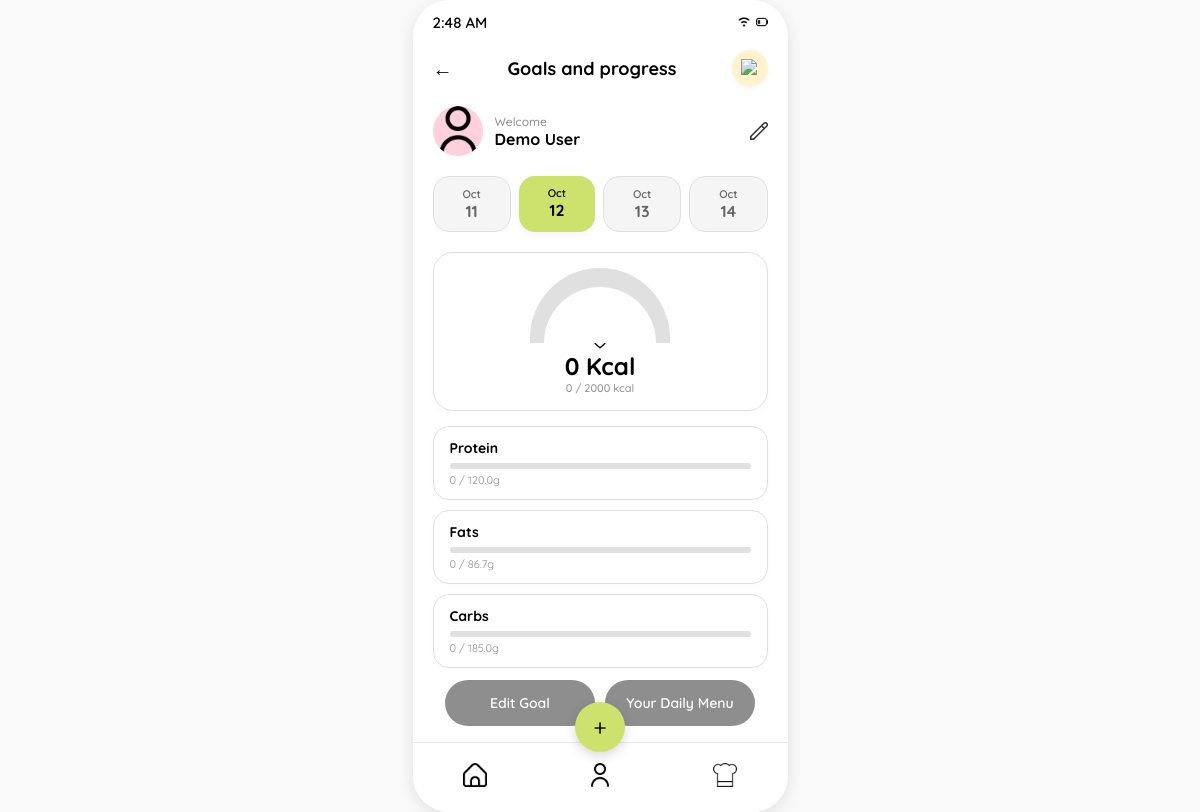
Screenshot of /dashboard?date=2026-10-12 with the database file from the repository.
### tables this page shows
CREATE TABLE goals (
            id INTEGER PRIMARY KEY AUTOINCREMENT,
            user_id INTEGER NOT NULL UNIQUE,
            calories INTEGER NOT NULL,
            protein_percent INTEGER NOT NULL,
            carbohydrate_percent INTEGER NOT NULL,
            fat_percent INTEGER NOT NULL,
            protein_grams REAL NOT NULL,
            carbohydrate_grams REAL NOT NULL,
            fat_grams REAL NOT NULL,
            updated_at TEXT NOT NULL DEFAULT CURRENT_TIMESTAMP,
            FOREIGN KEY (user_id) REFERENCES users(id) ON DELETE CASCADE
        );

### app.py (the view)
@app.route("/dashboard", methods=["GET", "POST"])
def dashboard():
    selected_day, date_options = get_compact_date_options(request.args.get("date"))
    selected_date = selected_day.isoformat()
    goal_targets = {
        "calories": 0,
        "protein": 0,
        "fats": 0,
        "carbs": 0,
    }
    consumed = {"calories": 0.0, "protein": 0.0, "fats": 0.0, "carbs": 0.0}
    profile_name = None
    with get_database_connection() as connection:
        user_id = get_food_user_id(connection)
        goal = None
        if user_id is not None:
            goal = connection.execute(
                """
                SELECT calories, protein_grams, carbohydrate_grams, fat_grams
                FROM goals
                WHERE user_id = ?
                """,
                (user_id,),
            ).fetchone()
            consumed = get_daily_nutrition_totals(connection, user_id, selected_date)
            profile_row = get_saved_profile(connection, user_id)
            profile_name = profile_row["name"] if profile_row is not None else None
    if goal is not None:
        goal_targets = {
            "calories": goal["calories"],
            "protein": goal["protein_grams"],
            "fats": goal["fat_grams"],
            "carbs": goal["carbohydrate_grams"],
        }
    consumed_display = {
        nutrient: format_nutrition_value(value) for nutrient, value in consumed.items()
    }
    progress = {
        "calories": calculate_progress(consumed["calories"], goal_targets["calories"]),
        "protein": calculate_progress(consumed["protein"], goal_targets["protein"]),
        "fats": calculate_progress(consumed["fats"], goal_targets["fats"]),
        "carbs": calculate_progress(consumed["carbs"], goal_targets["carbs"]),
    }
    return render_template(
        "dashboard.html",
        selected_date=selected_date,
        date_options=date_options,
        goal_targets=goal_targets,
        consumed=consumed,
        consumed_display=consumed_display,
        progress=progress,
        profile_name=profile_name or "Demo User",
    )

### app.py (called while the page is built)
def get_database_connection():
    return open_database_connection(app.config["DATABASE"])

def active_demo_user_id():
    user_id = session.get("user_id")
    if user_id is None:
        return None
    with get_database_connection() as connection:
        user = connection.execute(
            "SELECT id FROM users WHERE id = ?", (user_id,)
        ).fetchone()
    return user["id"] if user is not None else None

def get_food_user_id(connection):
    session_user_id = active_demo_user_id()
    if session_user_id is not None:
        return session_user_id
    users = connection.execute("SELECT id FROM users ORDER BY id LIMIT 2").fetchall()
    return users[0]["id"] if len(users) == 1 else None

def get_daily_nutrition_totals(connection, user_id, meal_date):
    totals = {"calories": 0.0, "protein": 0.0, "fats": 0.0, "carbs": 0.0}
    if user_id is None:
        return totals
    row = connection.execute(
        """
        SELECT COALESCE(SUM(calories), 0) AS calories,
               COALESCE(SUM(protein_grams), 0) AS protein,
               COALESCE(SUM(fat_grams), 0) AS fats,
               COALESCE(SUM(carbohydrate_grams), 0) AS carbs
        FROM meal_logs
        WHERE user_id = ? AND meal_date = ?
        """,
        (user_id, meal_date),
    ).fetchone()
    return {name: float(row[name]) for name in totals}

def format_nutrition_value(value):
    value = float(value)
    return str(int(value)) if value.is_integer() else f"{value:.1f}"

def calculate_progress(consumed, target):
    target = float(target)
    if target <= 0:
        return 0
    return min(100, round((float(consumed) / target) * 100, 1))

def get_compact_date_options(requested_date):
    try:
        selected_date = (
            date.fromisoformat(requested_date) if requested_date else date.today()
        )
    except (TypeError, ValueError):
        selected_date = date.today()
    date_options = []
    for offset in (-1, 0, 1, 2):
        option_date = selected_date + timedelta(days=offset)
        date_options.append(
            {
                "value": option_date.isoformat(),
                "month": option_date.strftime("%b"),
                "day": option_date.day,
                "is_selected": option_date == selected_date,
            }
        )
    return selected_date, date_options

### templates/dashboard.html (shortened to what this page needs)
<!DOCTYPE html>
<html lang="en">
<head>
    <link rel="stylesheet" href="{{ url_for('static', filename='style.css') }}">
</head>
<body>
    <div class="phone-screen" style="justify-content: flex-start; padding: 25px 20px; position: relative;">
        <div class="status-bar">
            <span id="live-est-clock">9:41</span>
            <div class="icons">
                <img src="{{ url_for('static', filename='wifi.png') }}" alt="Wi-Fi">
                <img src="{{ url_for('static', filename='battery.png') }}" alt="Battery">
            </div>
        </div>
        <div
            style="display: flex; justify-content: space-between; align-items: center; width: 100%; margin-top: 25px; margin-bottom: 20px;">
            <a href="{{ url_for('goal') }}"
                style="font-size: 20px; color: #000; text-decoration: none; font-weight: bold;">←</a>
            <h2 style="font-size: 18px; font-weight: 700; margin: 0; color: #000000;">Goals and progress</h2>
            <a href="{{ url_for('notifications') }}" style="text-decoration: none; display: flex;">
                <div
                    style="background: #FFF3CD; border-radius: 50%; width: 36px; height: 36px; display: flex; align-items: center; justify-content: center; box-shadow: 0 2px 5px rgba(0,0,0,0.05);">
                    <img src="{{ url_for('static', filename='bell.png') }}" alt="Notification Bell"
                        style="width: 18px; height: 18px; object-fit: contain;">
                </div>
            </a>
        </div>
        <a href="{{ url_for('profile') }}"
            style="display: flex; align-items: center; width: 100%; margin-bottom: 20px; position: relative; text-decoration: none;">
            <div
                style="width: 50px; height: 50px; border-radius: 50%; overflow: hidden; margin-right: 12px; background: #FFD1DC; display: flex; align-items: center; justify-content: center;">
                <img src="{{ url_for('static', filename='user-3.png') }}" alt="Profile Avatar"
                    style="width: 100%; height: 100%; object-fit: cover;">
            </div>
            <div>
                <div style="font-size: 12px; color: #8F8E8E; font-weight: 500;">Welcome</div>
                <div style="font-size: 16px; font-weight: 700; color: #000;">{{ profile_name }}</div>
            </div>
            <div style="position: absolute; right: 0; display: flex; align-items: center; justify-content: center;">
                <img src="{{ url_for('static', filename='pencil.png') }}" alt="Edit Profile"
                    style="width: 18px; height: 18px; object-fit: contain; opacity: 0.8;">
            </div>
        </a>
        <div style="display: flex; justify-content: space-between; width: 100%; margin-bottom: 20px; gap: 8px;">
            {% for date_option in date_options %}
            <a href="{{ url_for('dashboard', date=date_option.value) }}"
                style="text-decoration: none; flex: 1; background: {% if date_option.is_selected %}#CDE26D{% else %}#F5F5F5{% endif %}; border-radius: 16px; padding: 10px 0; text-align: center; border: {% if date_option.is_selected %}none{% else %}1px solid #E0E0E0{% endif %}; box-shadow: {% if date_option.is_selected %}0 2px 8px rgba(0,0,0,0.05){% else %}none{% endif %};">
                <div
                    style="font-size: 11px; color: {% if date_option.is_selected %}#000{% else %}#666{% endif %}; font-weight: 600;">
                    {{ date_option.month }}</div>
                <div
                    style="font-size: 16px; color: {% if date_option.is_selected %}#000{% else %}#666{% endif %}; font-weight: 700;">
                    {{ date_option.day }}</div>
            </a>
            {% endfor %}
        </div>
        <div
            style="background: #ffffff; border: 1.5px solid #E0E0E0; border-radius: 20px; padding: 15px; width: 100%; display: flex; flex-direction: column; align-items: center; margin-bottom: 15px; box-shadow: 0 4px 10px rgba(0,0,0,0.02); position: relative; box-sizing: border-box;">
            <div style="
                width: 140px;
                height: 75px;
                border-top-left-radius: 75px;
                border-top-right-radius: 75px;
                background: conic-gradient(
                    from 270deg at 50% 100%,
                    {% if progress.calories >= 100 %}#CDE26D{% else %}#FFCC00{% endif %} 0deg,
                    {% if progress.calories >= 100 %}#CDE26D{% else %}#FFCC00{% endif %} {{ (progress.calories * 1.8)|round(1) }}deg,
                    #E0E0E0 {{ (progress.calories * 1.8)|round(1) }}deg,
                    #E0E0E0 360deg
                );
                position: relative;
                display: flex;
                align-items: flex-end;
                justify-content: center;
            ">
                <div
                    style="width: 112px; height: 56px; border-top-left-radius: 56px; border-top-right-radius: 56px; background: #ffffff;">
                </div>
            </div>
            <div style="display: flex; align-items: center; gap: 4px; margin-top: -10px;">
            </div>
            <div style="font-size: 24px; font-weight: 800; color: #000; margin-top: 2px;">{{ consumed_display.calories
                }} Kcal</div>
            <div style="font-size: 11px; color: #8F8E8E; font-weight: 500;">{{ consumed_display.calories }} / {{
                goal_targets.calories }} kcal</div>
        </div>
        <div style="width: 100%; display: flex; flex-direction: column; gap: 10px; margin-bottom: 15px;">
            <div
                style="background: #ffffff; border: 1.5px solid #E0E0E0; border-radius: 16px; padding: 12px 16px; box-shadow: 0 2px 6px rgba(0,0,0,0.02);">
                <div
                    style="display: flex; justify-content: space-between; font-size: 14px; font-weight: 700; color: #000; margin-bottom: 6px;">
                    <span>Protein</span>
                </div>
                <div
                    style="background: #E0E0E0; border-radius: 4px; height: 6px; width: 100%; overflow: hidden; margin-bottom: 4px;">
                </div>
                <div style="font-size: 11px; color: #8F8E8E;">{{ consumed_display.protein }} / {{ goal_targets.protein
                    }}g</div>
            </div>
            <div
                style="background: #ffffff; border: 1.5px solid #E0E0E0; border-radius: 16px; padding: 12px 16px; box-shadow: 0 2px 6px rgba(0,0,0,0.02);">
                <div
                    style="display: flex; justify-content: space-between; font-size: 14px; font-weight: 700; color: #000; margin-bottom: 6px;">
                    <span>Fats</span>
                </div>
                <div
                    style="background: #E0E0E0; border-radius: 4px; height: 6px; width: 100%; overflow: hidden; margin-bottom: 4px;">
                </div>
                <div style="font-size: 11px; color: #8F8E8E;">{{ consumed_display.fats }} / {{ goal_targets.fats }}g
                </div>
            </div>
            <div
                style="background: #ffffff; border: 1.5px solid #E0E0E0; border-radius: 16px; padding: 12px 16px; box-shadow: 0 2px 6px rgba(0,0,0,0.02);">
                <div
                    style="display: flex; justify-content: space-between; font-size: 14px; font-weight: 700; color: #000; margin-bottom: 6px;">
                    <span>Carbs</span>
                </div>
                <div
                    style="background: #E0E0E0; border-radius: 4px; height: 6px; width: 100%; overflow: hidden; margin-bottom: 4px;">
                </div>
                <div style="font-size: 11px; color: #8F8E8E;">{{ consumed_display.carbs }} / {{ goal_targets.carbs }}g
                </div>
            </div>
        </div>
        <div style="display: flex; gap: 10px; width: 100%; max-width: 330px; margin: -3px auto; padding: 0 10px;">
            <a href="{{ url_for('set_goals') }}"
                style="flex: 1; background-color: #8F8E8E; color: #ffffff; font-size: 14px; font-weight: 600; padding: 14px 10px; border: none; border-radius: 25px; text-align: center; text-decoration: none; display: inline-block;">Edit
                Goal</a>
            <a href="{{ url_for('daily_menu', date=selected_date, meal='Breakfast') }}"
                style="flex: 1; background-color: #8F8E8E; color: #ffffff; font-size: 14px; font-weight: 600; padding: 14px 10px; border: none; border-radius: 25px; text-align: center; text-decoration: none; display: inline-block;">Your
                Daily Menu</a>
        </div>
        <div class="bottom-nav">
            <a href="{{ url_for('dashboard') }}"><img src="{{ url_for('static', filename='home.png') }}" alt="Home"
                    class="nav-icon"></a>
            <a href="{{ url_for('profile') }}"><img src="{{ url_for('static', filename='user-3.png') }}" alt="Profile"
                    class="nav-icon"></a>
            <a href="{{ url_for('food_library') }}"><img src="{{ url_for('static', filename='hat-chef.png') }}"
                    alt="Chef" class="nav-icon"></a>
        </div>
        <a href="{{ url_for('log_meal') }}" class="floating-add-btn">+</a>
    </div>
</body>
</html>

### static/style.css (style rules this page uses)
* { margin: 0; padding: 0; box-sizing: border-box; }
body { font-family: "Quicksand", sans-serif; background-color: #f9f9f9; display: flex; justify-content: center; align-items: center; min-height: 100vh; }
.phone-screen { background-color: #ffffff; width: 375px; height: 812px; border-radius: 36px; box-shadow: 0 4px 15px rgba(0,0,0,0.1); display: flex; flex-direction: column; align-items: center; justify-content: flex-start; position: relative; padding: 25px 20px; overflow: hidden; }
.status-bar { width: 100%; height: 44px; position: absolute; top: 0; left: 0; display: flex; justify-content: space-between; align-items: center; padding: 0 20px; font-size: 15px; font-weight: 600; color: #000000; }
.status-bar .icons { display: flex; align-items: center; gap: 6px; }
.status-bar .icons img { height: 12px; width: auto; object-fit: contain; }
.bottom-nav { position: absolute; bottom: 0; left: 0; width: 100%; height: 70px; background-color: #ffffff; border-top: 1px solid #eaeaea; display: flex; justify-content: space-around; align-items: center; z-index: 100; box-sizing: border-box; }
.bottom-nav a { font-size: 22px; color: #1A3427; text-decoration: none; }
.nav-icon { width: 24px; height: 24px; object-fit: contain; }
.floating-add-btn { position: absolute; bottom: 60px; left: 50%; transform: translateX(-50%); width: 50px; height: 50px; background: #CDE26D; border-radius: 50%; display: flex; justify-content: center; align-items: center; font-size: 24px; color: #000000; text-decoration: none; box-shadow: 0 4px 12px rgba(0,0,0,0.15); z-index: 200; }

### rows the page displays
goals: calories "2000", protein "120.0", fats "86.7", carbs "185.0"

### other values shown
{{ profile_name }} "Demo User"
{{ date_option.month }} "Oct" "Oct" "Oct" "Oct"
{{ date_option.day }} "11" "12" "13" "14"
{{ consumed_display.calories }} "0"
{{ consumed_display.protein }} "0"
{{ consumed_display.fats }} "0"
{{ consumed_display.carbs }} "0"
